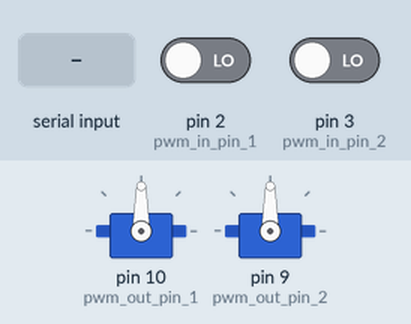
The sketch below on a simulated Arduino Uno, built with avr-gcc and run on an emulated ATmega328P. Shown: 2 × servo. The test bench sets the inputs (shaded band); at power-on: pin 2 (pwm_in_pin_1) LOW, pin 3 (pwm_in_pin_2) LOW. What the sketch prints to the serial monitor is not drawn.

Above: at 1.2 s.
1.3 s: "90,45\n" received over Serial
At 1.8 s:
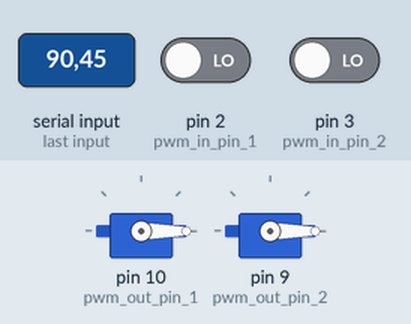
Timing chart, 0 to 4.3 s (numbered marks = the images above; inputs shaded):
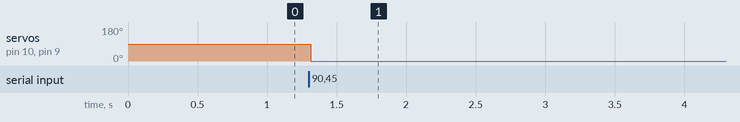

Measured:
- after the input at 1.3 s, servo on pin 10 (pwm_out_pin_1), servo on pin 9 (pwm_out_pin_2): 90° → 0° at once

The sketch:

sketch_apr28.ino
```cpp
#include <Servo.h>

volatile uint32_t pwm_input_1 = 1500;
volatile uint32_t pwm_input_2 = 1500;
volatile uint32_t start_time_1 = 0;
volatile uint32_t start_time_2 = 0;

const int pwm_in_pin_1 = 2;   // RC Steering
const int pwm_in_pin_2 = 3;   // RC Throttle
const int pwm_out_pin_1 = 10; // Servo Output
const int pwm_out_pin_2 = 9;  // ESC Output

const int PWM_CENTER = 1500;
const int PWM_MAX = 1900;
const int PWM_MIN = 1100;
const int SAFETY_MARGIN = 10;

Servo servo1, servo2;

void setup() {
  pinMode(pwm_in_pin_1, INPUT);
  pinMode(pwm_in_pin_2, INPUT);

  attachInterrupt(digitalPinToInterrupt(pwm_in_pin_1), pwm1_isr, CHANGE);
  attachInterrupt(digitalPinToInterrupt(pwm_in_pin_2), pwm2_isr, CHANGE);

  servo1.attach(pwm_out_pin_1);
  servo2.attach(pwm_out_pin_2);

  Serial.begin(115200);
}

void pwm1_isr() {
  if (digitalRead(pwm_in_pin_1)) {
    start_time_1 = micros();
  } else {
    pwm_input_1 = micros() - start_time_1;
  }
}

void pwm2_isr() {
  if (digitalRead(pwm_in_pin_2)) {
    start_time_2 = micros();
  } else {
    pwm_input_2 = micros() - start_time_2;
  }
}

bool is_rc_safe() {
  return (pwm_input_1 >= PWM_MIN + SAFETY_MARGIN && pwm_input_1 <= PWM_MAX - SAFETY_MARGIN) &&
         (pwm_input_2 >= PWM_MIN + SAFETY_MARGIN && pwm_input_2 <= PWM_MAX - SAFETY_MARGIN);
}

void loop() {
  int pwm1 = PWM_CENTER;
  int pwm2 = PWM_CENTER;

  // Default to safe neutral values
  if (Serial.available()) {
    String command = Serial.readStringUntil('\n');
    if (sscanf(command.c_str(), "%d,%d", &pwm1, &pwm2) == 2) {
      // Apply only if RC is safe
      if (is_rc_safe()) {
        servo1.writeMicroseconds(pwm1);
        servo2.writeMicroseconds(pwm2);
      } else {
        servo1.writeMicroseconds(PWM_CENTER);
        servo2.writeMicroseconds(PWM_CENTER);
      }
    }
  }

  // Serial feedback for debugging
  Serial.print("SENSOR:");
  Serial.print(pwm_input_1);
  Serial.print(",");
  Serial.println(pwm_input_2);

  delay(50); // 20 Hz update
}
```
